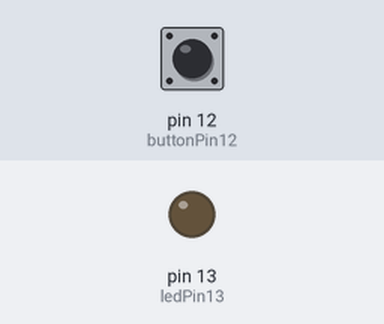
This sketch was run on a simulated Arduino Uno, built with avr-gcc and run on an emulated ATmega328P. Parts: output pins drawn as LEDs (lit = HIGH). Inputs (shaded band) come from the test bench; at power-on: pin 12 (buttonPin12) LOW.

Above: at 1.2 s.
1.3 s: pin 12 (buttonPin12) pulled HIGH for 0.15 s
At 1.37 s:
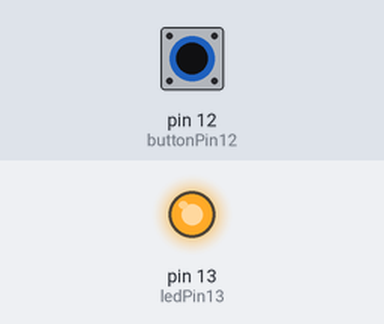
2.9 s: pin 12 (buttonPin12) pulled HIGH for 3.2 s
At 7.4 s:
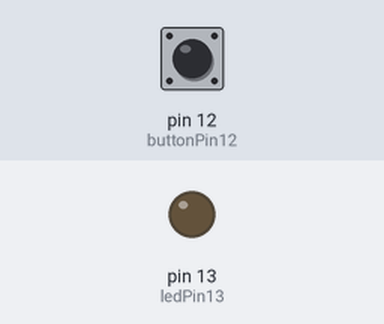
Timing chart, 0 to 8.9 s (numbered marks = the images above; inputs shaded):
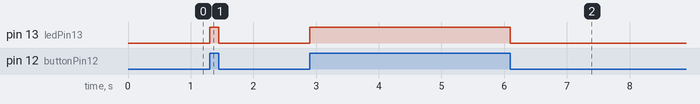

The sketch:

sketch_feb29a.ino
```cpp
const int buttonPin12 = 12; // o número do pino onde o botão está conectado
const int ledPin13 = 13;    //o número do pino onde o LED está conectado

// variável para armazenar o estado do botão (pressionado ou não)
int buttonState = 0;

void setup() {
  // inicializa o pino do LED como saída:
  pinMode(ledPin13, OUTPUT);
  // inicializa o pino do botão como entrada:
  pinMode(buttonPin12, INPUT);
}

void loop(){
  // lê o estado do botão:
  buttonState = digitalRead(buttonPin12);

  // verifica se o botão está pressionado.
  // se estiver, o estado do botão será HIGH:
  if (buttonState == HIGH) {
    // acende o LED:
    digitalWrite(ledPin13, HIGH);
  } else {
    // apaga o LED:
    digitalWrite(ledPin13, LOW);
  }
}
```

Measured:
- after the input at 1.3 s, pin 13 (ledPin13): LOW → HIGH at once, → LOW 0.15 s later
- after the input at 2.9 s, pin 13 (ledPin13): LOW → HIGH at once, → LOW 3.2 s later
